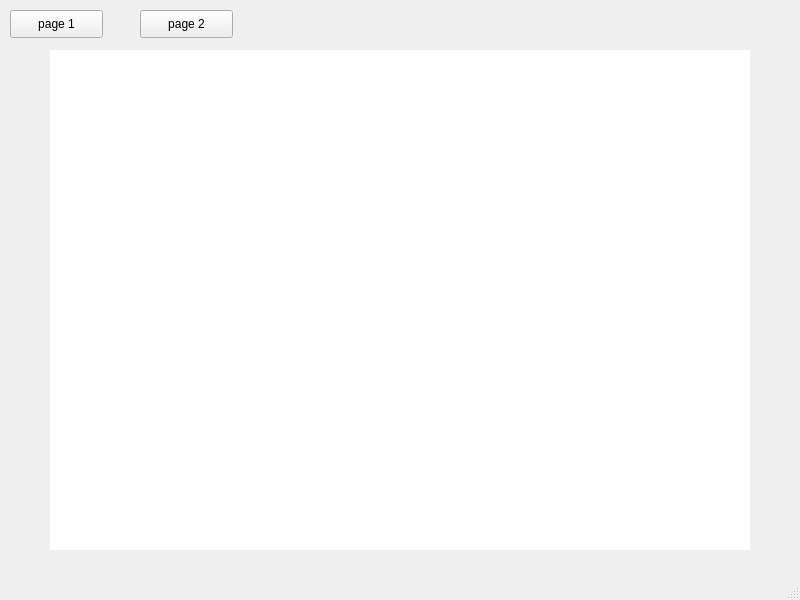
<?xml version="1.0" encoding="UTF-8"?>
<ui version="4.0">
 <class>MainWindow</class>
 <widget class="QMainWindow" name="MainWindow">
  <property name="geometry">
   <rect>
    <x>0</x>
    <y>0</y>
    <width>800</width>
    <height>600</height>
   </rect>
  </property>
  <property name="windowTitle">
   <string>MainWindow</string>
  </property>
  <widget class="QWidget" name="centralwidget">
   <widget class="QPushButton" name="pushButton">
    <property name="geometry">
     <rect>
      <x>10</x>
      <y>10</y>
      <width>93</width>
      <height>28</height>
     </rect>
    </property>
    <property name="text">
     <string>page 1</string>
    </property>
   </widget>
   <widget class="QStackedWidget" name="stackedWidget">
    <property name="geometry">
     <rect>
      <x>50</x>
      <y>50</y>
      <width>700</width>
      <height>500</height>
     </rect>
    </property>
    <widget class="QWidget" name="page">
     <property name="styleSheet">
      <string notr="true">background-color: rgb(255, 255, 255);</string>
     </property>
    </widget>
    <widget class="QWidget" name="page_2">
     <property name="styleSheet">
      <string notr="true">background-color: rgb(255, 201, 201);</string>
     </property>
    </widget>
   </widget>
   <widget class="QPushButton" name="pushButton_2">
    <property name="geometry">
     <rect>
      <x>140</x>
      <y>10</y>
      <width>93</width>
      <height>28</height>
     </rect>
    </property>
    <property name="text">
     <string>page 2</string>
    </property>
   </widget>
  </widget>
  <widget class="QMenuBar" name="menubar">
   <property name="geometry">
    <rect>
     <x>0</x>
     <y>0</y>
     <width>800</width>
     <height>26</height>
    </rect>
   </property>
  </widget>
  <widget class="QStatusBar" name="statusbar"/>
 </widget>
 <resources/>
 <connections/>
</ui>
